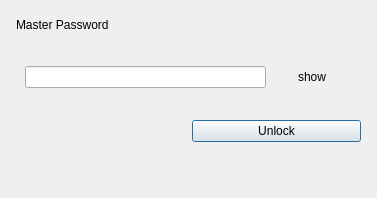
<?xml version="1.0" encoding="UTF-8"?>
<ui version="4.0">
 <class>LoginDialog</class>
 <widget class="QDialog" name="LoginDialog">
  <property name="geometry">
   <rect>
    <x>0</x>
    <y>0</y>
    <width>377</width>
    <height>198</height>
   </rect>
  </property>
  <property name="windowTitle">
   <string>Login</string>
  </property>
  <layout class="QVBoxLayout" name="verticalLayout">
   <item>
    <layout class="QGridLayout" name="gridLayout">
     <property name="leftMargin">
      <number>5</number>
     </property>
     <property name="topMargin">
      <number>5</number>
     </property>
     <property name="rightMargin">
      <number>5</number>
     </property>
     <property name="bottomMargin">
      <number>5</number>
     </property>
     <property name="verticalSpacing">
      <number>23</number>
     </property>
     <item row="0" column="0">
      <widget class="QLabel" name="label">
       <property name="text">
        <string>Master Password</string>
       </property>
      </widget>
     </item>
     <item row="6" column="0" colspan="2">
      <widget class="QLabel" name="errorLabel">
       <property name="text">
        <string/>
       </property>
      </widget>
     </item>
     <item row="5" column="1">
      <widget class="QPushButton" name="unlockBtn">
       <property name="text">
        <string>Unlock</string>
       </property>
      </widget>
     </item>
     <item row="2" column="0" rowspan="2" colspan="2">
      <widget class="QWidget" name="pwdInputBox" native="true">
       <layout class="QHBoxLayout" name="horizontalLayout">
        <item>
         <widget class="QLineEdit" name="pwdInput"/>
        </item>
        <item>
         <widget class="QPushButton" name="showBtn">
          <property name="text">
           <string>show</string>
          </property>
          <property name="autoDefault">
           <bool>false</bool>
          </property>
          <property name="flat">
           <bool>true</bool>
          </property>
         </widget>
        </item>
       </layout>
      </widget>
     </item>
    </layout>
   </item>
  </layout>
 </widget>
 <resources/>
 <connections/>
</ui>
